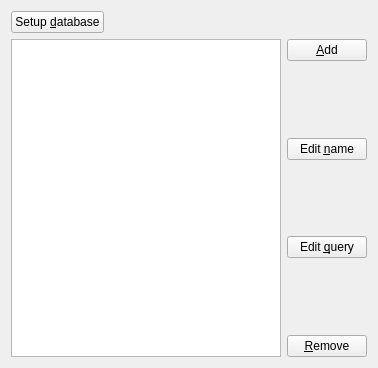
<?xml version="1.0" encoding="UTF-8"?>
<ui version="4.0">
 <class>queryWizardPage</class>
 <widget class="QWizardPage" name="queryWizardPage">
  <property name="geometry">
   <rect>
    <x>0</x>
    <y>0</y>
    <width>378</width>
    <height>368</height>
   </rect>
  </property>
  <property name="windowTitle">
   <string>WizardPage</string>
  </property>
  <property name="title">
   <string>Setup queries</string>
  </property>
  <property name="subTitle">
   <string>Please add one or more queies</string>
  </property>
  <layout class="QGridLayout" name="gridLayout">
   <item row="0" column="0">
    <widget class="QPushButton" name="setupDatabase">
     <property name="text">
      <string>Setup &amp;database</string>
     </property>
    </widget>
   </item>
   <item row="0" column="1">
    <spacer name="horizontalSpacer">
     <property name="orientation">
      <enum>Qt::Horizontal</enum>
     </property>
     <property name="sizeHint" stdset="0">
      <size>
       <width>176</width>
       <height>20</height>
      </size>
     </property>
    </spacer>
   </item>
   <item row="1" column="0" colspan="2">
    <layout class="QHBoxLayout" name="horizontalLayout">
     <item>
      <widget class="QListWidget" name="queriesList"/>
     </item>
     <item>
      <layout class="QVBoxLayout" name="verticalLayout">
       <item>
        <widget class="QPushButton" name="addQuery">
         <property name="text">
          <string>&amp;Add</string>
         </property>
        </widget>
       </item>
       <item>
        <spacer name="verticalSpacer">
         <property name="orientation">
          <enum>Qt::Vertical</enum>
         </property>
         <property name="sizeHint" stdset="0">
          <size>
           <width>20</width>
           <height>28</height>
          </size>
         </property>
        </spacer>
       </item>
       <item>
        <widget class="QPushButton" name="editName">
         <property name="text">
          <string>Edit &amp;name</string>
         </property>
        </widget>
       </item>
       <item>
        <spacer name="verticalSpacer_2">
         <property name="orientation">
          <enum>Qt::Vertical</enum>
         </property>
         <property name="sizeHint" stdset="0">
          <size>
           <width>20</width>
           <height>40</height>
          </size>
         </property>
        </spacer>
       </item>
       <item>
        <widget class="QPushButton" name="editQuery">
         <property name="text">
          <string>Edit &amp;query</string>
         </property>
        </widget>
       </item>
       <item>
        <spacer name="verticalSpacer_3">
         <property name="orientation">
          <enum>Qt::Vertical</enum>
         </property>
         <property name="sizeHint" stdset="0">
          <size>
           <width>20</width>
           <height>28</height>
          </size>
         </property>
        </spacer>
       </item>
       <item>
        <widget class="QPushButton" name="removeQuery">
         <property name="text">
          <string>&amp;Remove</string>
         </property>
        </widget>
       </item>
      </layout>
     </item>
    </layout>
   </item>
  </layout>
 </widget>
 <resources/>
 <connections/>
</ui>
